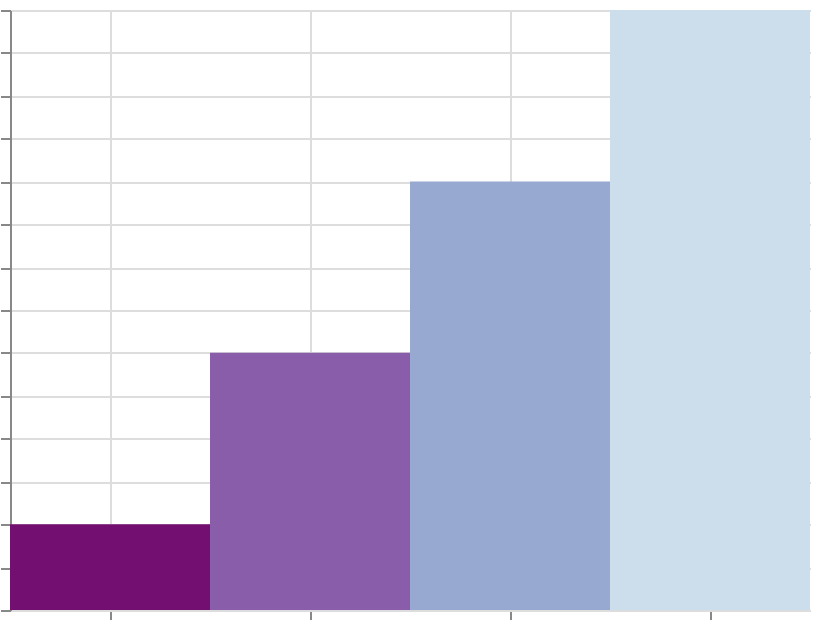

Vega-Lite specification stored for this chart:
### Vega specification from a JSON file in a GitHub repository (floating-point values rounded to 4 significant figures)
{"$schema": "https://vega.github.io/schema/vega/v6.json", "width": 400, "height": 300, "padding": 5, "autosize": "none", "data": [{"name": "table", "values": [{"cat": "A", "val": 10}, {"cat": "B", "val": 30}, {"cat": "C", "val": 50}, {"cat": "D", "val": 70}]}], "scales": [{"name": "x", "type": "band", "domain": {"data": "table", "field": "cat", "sort": true}, "range": "width"}, {"name": "y", "type": "linear", "domain": {"data": "table", "field": "val"}, "range": [{"signal": "height"}, 0], "zero": true, "nice": true}, {"name": "color", "type": "linear", "domain": {"data": "table", "field": "val"}, "reverse": true, "range": {"scheme": "bluepurple"}}], "marks": [{"type": "rect", "from": {"data": "table"}, "encode": {"update": {"x": {"scale": "x", "field": "cat"}, "width": {"scale": "x", "band": 1}, "y": {"scale": "y", "field": "val"}, "y2": {"scale": "y", "value": 0}, "fill": {"scale": "color", "field": "val"}}}}], "axes": [{"scale": "x", "orient": "bottom", "grid": true, "labels": false}, {"scale": "y", "orient": "left", "grid": true, "labels": false}], "legends": [{"fill": "color"}]}
